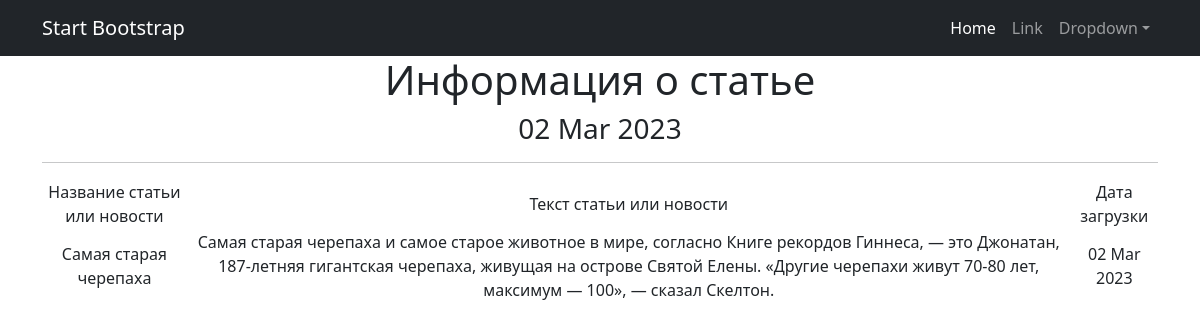
The page /news/50 on the database its author committed.
### news/models.py (models this page shows, shortened)
class Post(models.Model):
    author = models.ForeignKey(Author, on_delete=models.CASCADE)
    NEWS = 'NW'
    ARTICLE = 'AR'
    CATEGORY_CHOICES = (
        (NEWS, 'Новость'),
        (ARTICLE, 'Статья'),
    )
    categoryType = models.CharField(max_length=2, choices=CATEGORY_CHOICES, default=ARTICLE)
    dateCreation = models.DateTimeField(auto_now_add=True)
    postCategory = models.ManyToManyField(Category, through='PostCategory')
    title = models.CharField(max_length=128)
    text = models.TextField()
    rating = models.SmallIntegerField(default=0)

### news/views.py (the view)
# urls.py: path('<int:pk>', PostDetail.as_view(), name='post_detail'),
class PostDetail(DetailView):
    model = Post
    template_name = 'post_1.html'
    context_object_name = 'post'
    def get_context_data(self, **kwargs):
        context = super().get_context_data(**kwargs)
        context['time_now'] = datetime.utcnow()
        return context

### news/templatetags/custom_filters.py (called while the page is built)
@register.filter()
def censor(value):
    bad_words = ['интересно', 'здорово', 'отлично']
    if not isinstance(value, str):
        raise TypeError(f"unresolved type '{type(value)}' expected  type 'str'")
    for word in value.split():
        if word.lower() in bad_words:
            value = value.replace(word, f"{word[0]}{'*' * (len(word) - 1)}")
    return value

### templates/post_1.html (shortened to what this page needs)
{% extends 'flatpages/default.html' %}
{% load custom_filters %}
{% load custom_tags %}
{% block content %}
  <h1>Информация о статье</h1>
   <h3>{{ time_now|date:'d M Y' }}</h3>
<hr>
       <table>
           <tr>
               <td>Название статьи или новости</td>
               <td>Текст статьи или новости</td>
               <td>Дата загрузки</td>
           <tr>
               <td>{{ post.title|censor }}</td>
               <td>{{ post.text |censor }}</td>
               <td>{{ post.dateCreation|date:'d M Y ' }}</td>
       </table>
{% endblock content %}

### rows shown on the page
Post: dateCreation "02 Mar 2023", title|censor "Самая старая черепаха", text|censor "Самая старая черепаха и самое старое животное в мире, согласно Книге рекордов Гиннеса, — это Джонатан, 187-летняя гигантская черепаха, живущая на острове Святой Елены. «Другие черепахи живут 70-80 лет, максимум — 100», — сказал Скелтон."
